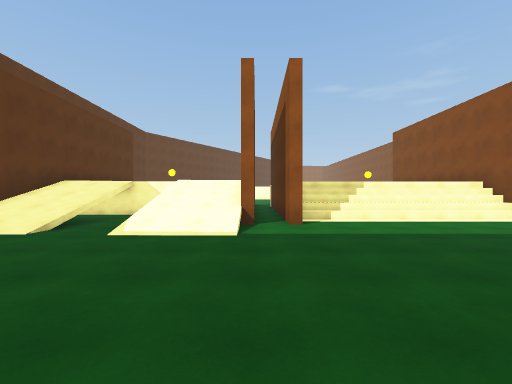
view 1 (above)

24 first-person views from a walk through a Unity game level. The camera is 1.5 m above the floor, looks level and sees 90° across. The floor is counted in squares, 2 m on a side. Each view is taken from the middle of a square. On the plan, view 1 faces up. The plan holds only what a view shows up to about 9 squares ahead; the rest is blank. The place goes on beyond the plan. The player character is not drawn. Door leaves are left out, so doorways stand open. Surface patterns are stand-ins for the level's own textures.

view 2
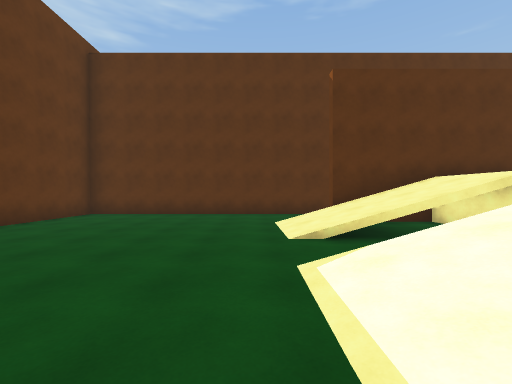

view 3
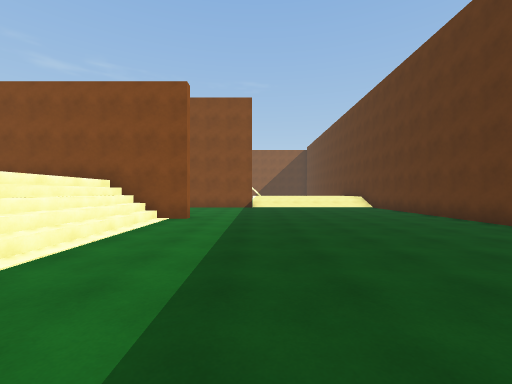

view 4
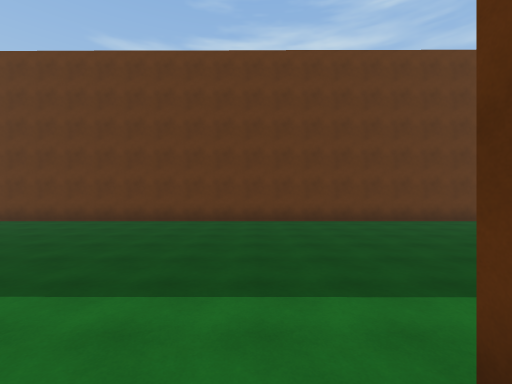

view 5
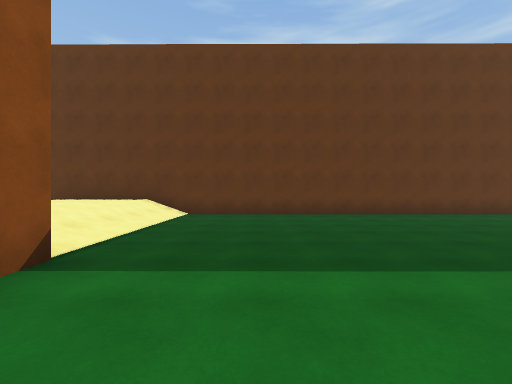

view 6
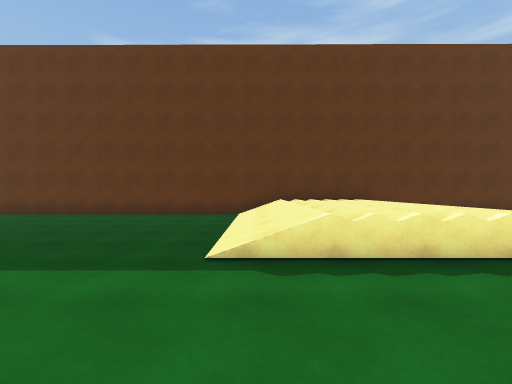

view 7
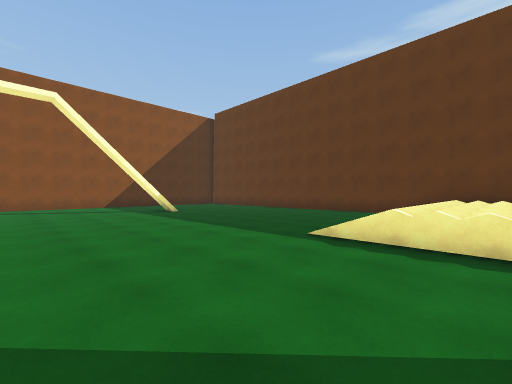

view 8
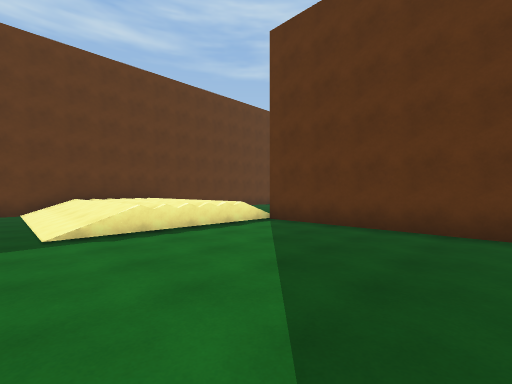

view 9
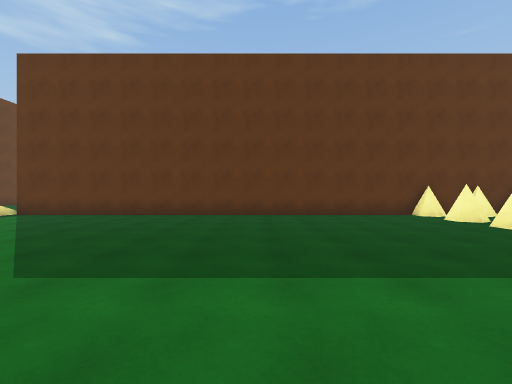

view 10
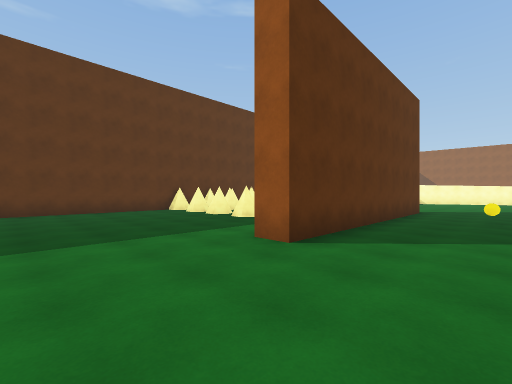

view 11
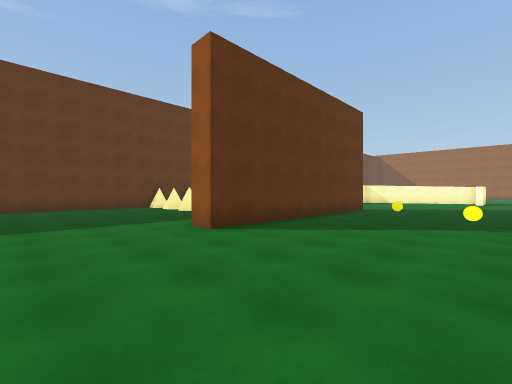

view 12
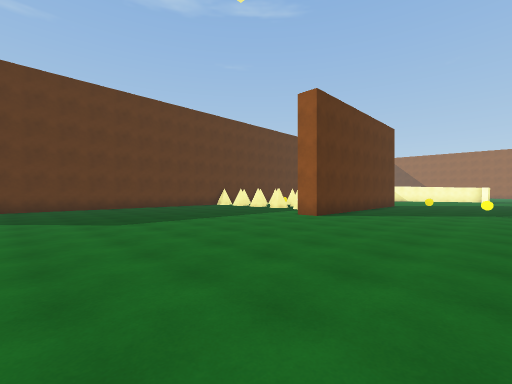

view 13
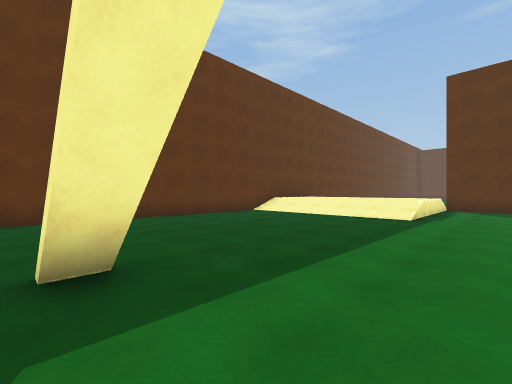

view 14
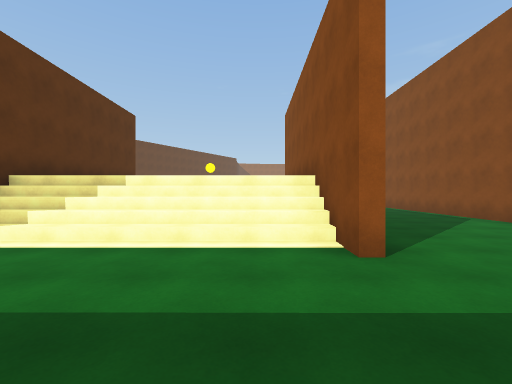

view 15
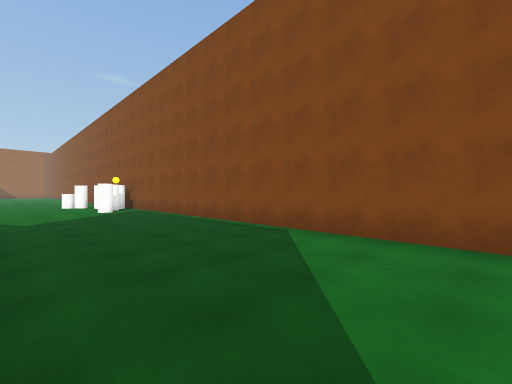

view 16
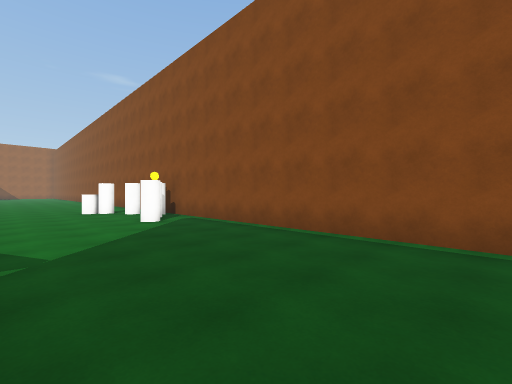

view 17
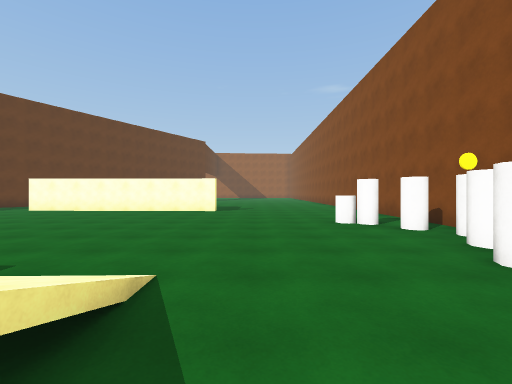

view 18
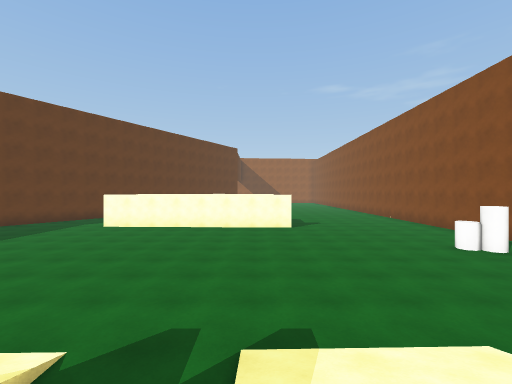

view 19
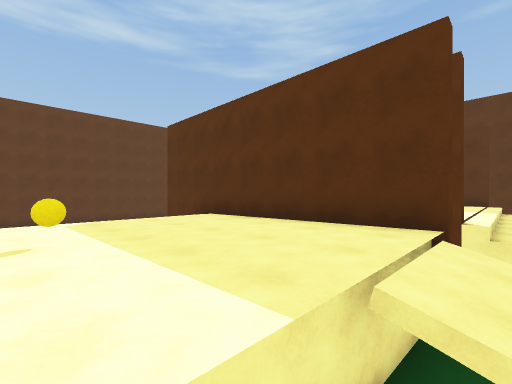

view 20
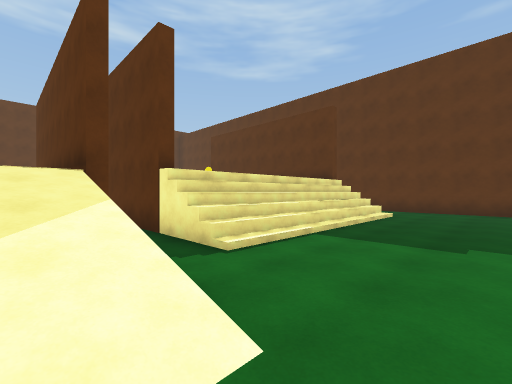

view 21
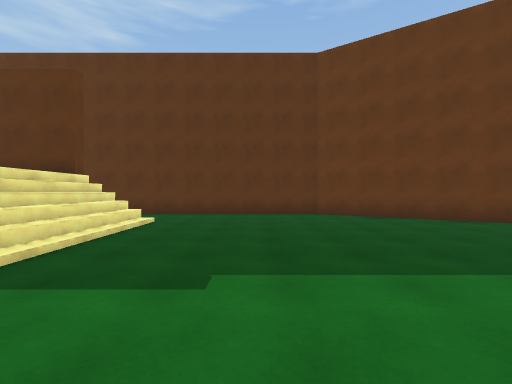

view 22
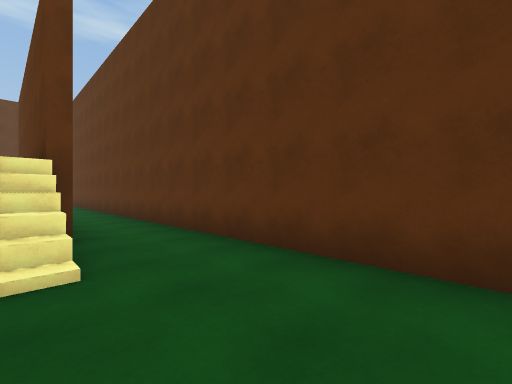

view 23
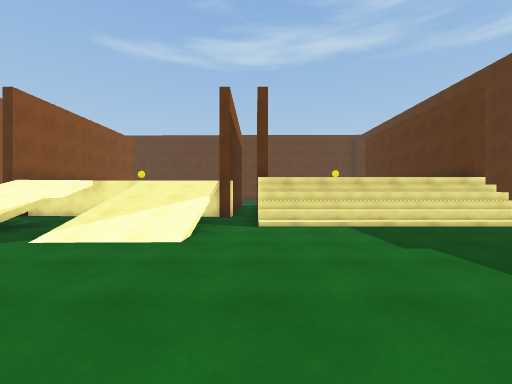

view 24
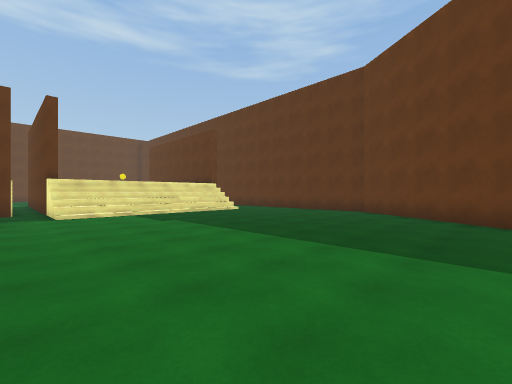

### Floor plan
Key: @ floor where view 1 was taken; # wall or solid block; . main floor; : floor 2.25 m higher than the main floor; / step, stairs or slope; D open door; = window, fence, low wall or low ledge; ^ raised ledge; v drop or lower ground; O other object.
Columns run from 9 left of view 1 to 25 right of it. Each row starts with its distance up from view 1.
 24   ##.................#
 23  ##..................#         ....
 22  #...................#       #.....
 21 ##.................^##       #DDDDD
 20 #...................###      #..O..
 19 #...................###       DDDDD
 18 #...................#### ##   DDDOD
 17 #.........///.///....#...... #DDDDD
 16 #.........=//./ /....#.......#.....
 15 #..///////v//.// ....#.............
 14 #..//////##//.///....#.............
 13 #..^^^^^^##:::::#....#.............
 12 #..      ##:::: #....#.............
 11 #..      ##:::O #....#.............
 10 #..      ##:::: #....#.............
  9 #.#####   #:::: #....#.............
  8 #.#///    #/////#....#.............
  7 # #///.// #/////#....#.............
  6 # #///.//##.....#....#.............
  5 #..///.//............#.............
  4 #...................../////........
  3 #...................../////........
  2 #...................../////........
  1 #...................../////........
  0 #........@............/////........
 -1 #...................../////........
 -2 ###################################

Positions as (right, up) in squares from view 1, and headings:
1: (0, 0), facing up
2: (0, 4), facing left
3: (0, 4), facing right
4: (2, 7), facing down
5: (10, 7), facing down
6: (17, 7), facing down
7: (15, 8), facing down-right
8: (18, 9), facing down-left
9: (21, 12), facing left
10: (23, 12), facing up-left
11: (25, 12), facing up-left
12: (25, 8), facing up-left
13: (25, 6), facing down-left
14: (6, 3), facing up
15: (8, 7), facing up-right
16: (8, 11), facing up-right
17: (8, 15), facing up
18: (5, 15), facing up
19: (5, 14), facing down-left
20: (2, 18), facing down-left
21: (0, 18), facing left
22: (-6, 18), facing down-left
23: (0, 21), facing down
24: (1, 24), facing down-left
